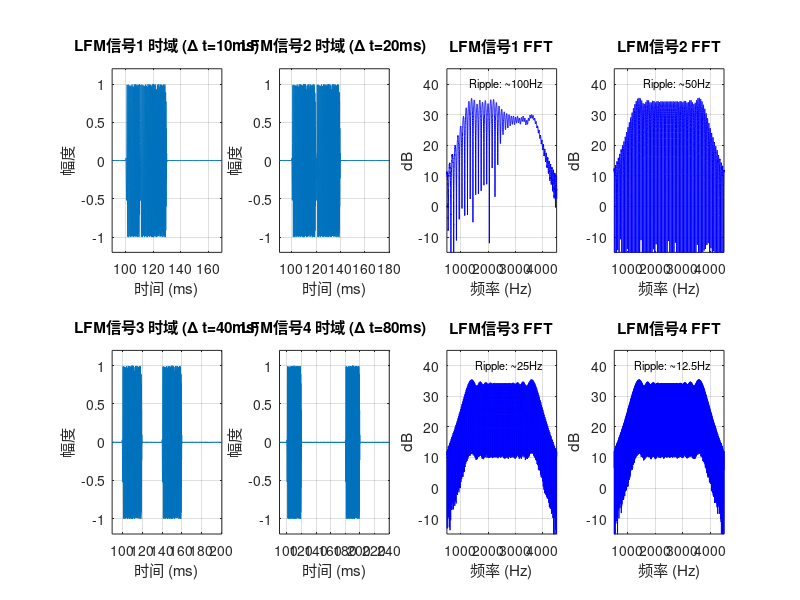
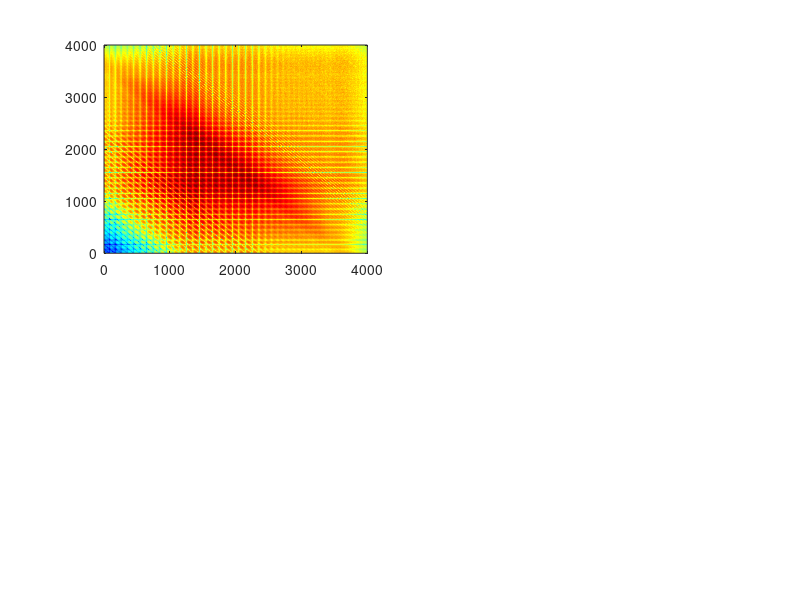

Here is the MATLAB script that generated these plots, in order: (Note: this script raises an error after producing the figures.)
%% LFM 信号综合分析：时域、FFT 与 真正的双谱 (低频基带版)
clear; clc; close all;

%%  1. 全局参数设置 (适配低频)
fs = 20e3;              % 采样率：20kHz 
T_total = 1.0;          % 总时长 (加长时长以获得更好的频率分辨率)
t = 0:1/fs:T_total-1/fs;% 时间轴

% LFM 信号参数 (1kHz -> 4kHz)
f_start = 1000;         
f_end   = 4000;         
T_pulse = 0.02;         % 脉宽：50ms (低频信号脉宽设长一点，特征更明显)
B = f_end - f_start;    % 带宽：3kHz
K = B / T_pulse;        % 调频斜率

% 定义 4 种时延间隔 (低频周期长，间隔需要设大一点才能看到条纹)
% 10ms, 20ms, 40ms, 80ms
gaps = [0.010, 0.020, 0.040, 0.080]; 
N_scenarios = length(gaps);

% 定义窗函数 (Tukey窗)
N_pulse_pts = round(T_pulse * fs);
win = tukeywin(N_pulse_pts, 0.1)'; 

% 预分配信号矩阵
signals = zeros(N_scenarios, length(t));

%%  2. 信号生成
fprintf('正在生成信号...\n');
for i = 1:N_scenarios
    gap = gaps(i);
    
    % --- 脉冲 1 (固定在 0.1s 处开始) ---
    t_p1 = 0.1; 
    idx1_start = round(t_p1 * fs) + 1;
    idx1_end = idx1_start + N_pulse_pts - 1;
    
    % 生成 LFM 波形
    t_local = (0:N_pulse_pts-1)/fs;
    chirp_wave = cos(2*pi*(f_start * t_local + 0.5 * K * t_local.^2));
    
    % 填入脉冲 1
    signals(i, idx1_start:idx1_end) = win .* chirp_wave;
    
    % --- 脉冲 2 (真正的时延逻辑) ---
    % 时延逻辑: t_start2 = t_start1 + gap
    t_p2 = t_p1 + gap;
    idx2_start = round(t_p2 * fs) + 1;
    idx2_end = idx2_start + N_pulse_pts - 1;
    
    if idx2_end <= length(t)
        signals(i, idx2_start:idx2_end) = win .* chirp_wave;
    end
    
    % 加一点微量噪声
    signals(i, :) = signals(i, :) + 0.001 * randn(size(t));
end

%% 3. Figure 1: 时域与 FFT 频谱 (2行4列布局)
fprintf('正在绘制 Figure 1...\n');
figure('Name', 'Figure 1: Time Domain (Left) & FFT Spectrum (Right)', 'Color','w', 'Position', [50, 50, 1400, 700]);

% 子图位置映射
wave_pos = [1, 2, 5, 6];
fft_pos  = [3, 4, 7, 8];

for i = 1:N_scenarios
    sig = signals(i, :);
    gap_ms = gaps(i) * 1000;
    
    % --- A. 时域波形 ---
    subplot(2, 4, wave_pos(i));
    plot(t*1000, sig);
    grid on;
    % 自动聚焦到波形区域
    xlim([90, 100 + gap_ms + 60]); 
    ylim([-1.2 1.2]);
    
    title(['LFM信号', num2str(i), ' 时域 (\Delta t=', num2str(gap_ms), 'ms)']);
    ylabel('幅度');
    xlabel('时间 (ms)');
    % if i > 2; xlabel('时间 (ms)'); end
    
    % --- B. FFT 频谱 ---
    subplot(2, 4, fft_pos(i));
    Nfft = length(sig); 
    Y = fft(sig);
    f_axis = (0:Nfft-1)*(fs/Nfft);
    
    % 只画 0 - 5kHz 范围
    f_idx_max = round(5000 / (fs/Nfft));
    
    Y_segment = abs(Y(1:f_idx_max));
    f_segment = f_axis(1:f_idx_max);
    
    % 对数刻度
    Y_dB = 20*log10(Y_segment + eps);
    
    plot(f_segment, Y_dB, 'b'); % x轴单位 Hz
    grid on;
    xlim([500 4500]); % 聚焦 0.5k - 4.5k
    ylim([-15 45]); 
    
    title(['LFM信号', num2str(i), ' FFT']);
    ylabel('dB');
    xlabel('频率 (Hz)')
    % if i > 2; xlabel('频率 (Hz)'); end
    
    % 标注波纹频率
    ripple_hz = 1/gaps(i);
    text(4000, 40, ['Ripple: ~' num2str(ripple_hz) 'Hz'], ...
        'HorizontalAlignment','right', 'FontSize', 8);
end

%% 4. Figure 2: 双谱分析 (含局部放大)

fprintf('正在计算并绘制 Figure 2 (带局部放大)... \n');
figure('Name', 'Figure 2: LFM True Bispectrum with Inset', 'Color','w', 'Position', [100, 50, 1000, 800]);

% 定义想要放大的“特写” (Zoom Region)
zoom_start = 1600;
zoom_end   = 1900;

for i = 1:N_scenarios
    sig = signals(i, :);
    gap = gaps(i);
    
    % 1. 计算双谱
    Nfft = length(sig);
    X = fft(sig);
    f_axis = (0:Nfft-1)*(fs/Nfft);
    
    f_roi_max = 4000;
    idx_max = find(f_axis <= f_roi_max, 1, 'last');
    
    step = 2; 
    roi_indices = 1 : step : idx_max;
    freq_roi = f_axis(roi_indices);
    
    [I, J] = meshgrid(roi_indices, roi_indices);
    K_indices = I + J - 1;
    mask_valid = K_indices <= ceil(Nfft/2);
    
    X_f1 = X(I);
    X_f2 = X(J);
    X_f3 = zeros(size(K_indices));
    X_f3(mask_valid) = X(K_indices(mask_valid));
    
    B_spec = X_f1 .* X_f2 .* conj(X_f3);
    B_dB = 20*log10(abs(B_spec) + eps);
    B_dB = B_dB - max(B_dB(:)); 
    
    % 2. 绘制主图 (Main Plot)
    h_main = subplot(2, 2, i); 
    imagesc(freq_roi, freq_roi, B_dB);
    axis xy; colormap jet; 
    
    clim([-40 0]); 
    xlim([1000 3000]); 
    ylim([1000 3000]);
    colorbar; 
    
    title(['LFM信号', num2str(i), ' 双谱 (\Delta t=', num2str(gap*1000), 'ms)']);
    xlabel('f_1 (Hz)'); ylabel('f_2 (Hz)');
    
    % 3. 绘制局部放大图 (Inset Plot) 
    
    % A. 获取主图在 Figure 中的位置 [left, bottom, width, height]
    % 注意：此时获取的位置是已经被 colorbar 挤压后的位置
    main_pos = get(h_main, 'Position');
    
    % B. 定义小图的大小和位置
    % 修改：稍微改小一点比例 (0.3)，防止太大
    inset_scale = 0.3; 
    inset_width  = main_pos(3) * inset_scale; 
    inset_height = main_pos(4) * inset_scale;
    
    % 修改：定义一个安全边距 (Margin)，防止贴着色柱
    margin_right = 0.08; % 距离右边界 8%
    margin_top   = 0.02; % 距离上边界 
    
    % 计算小图左下角坐标：
    % 左边 = 主图左边 + 主图宽 - 小图宽 - 右边距
    inset_left = main_pos(1) + main_pos(3) - inset_width - margin_right;
    % 下边 = 主图下边 + 主图高 - 小图高 - 上边距
    inset_bottom = main_pos(2) + main_pos(4) - inset_height - margin_top;
    
    % C. 新建坐标轴
    h_inset = axes('Position', [inset_left, inset_bottom, inset_width, inset_height]);
    
    % D. 重画数据
    imagesc(freq_roi, freq_roi, B_dB);
    axis xy; colormap jet; 
    clim([-40 0]);         
    
    % E. 锁定放大区域
    xlim([zoom_start zoom_end]);
    ylim([zoom_start zoom_end]);
    
    % F. 美化小图 (关键修改：显示刻度)
    box on; 
    % 设置坐标轴颜色为白色(在深蓝背景下可见)
    set(gca, 'XColor', 'w', 'YColor', 'w');
    
    % 如果觉得刻度数字挡住了图，可以把刻度标签放在上面/右边，或者保持默认
    set(gca, 'XAxisLocation', 'top', 'YAxisLocation', 'right'); 
    
    % % 加个半透明标题说明
    % title('Zoom','Color', 'w', 'FontSize', 8, 'FontWeight', 'bold');
    text(0.5, -0.01, 'Zoom Region', ...
        'Units', 'normalized', ...           % 使用相对坐标(0-1)
        'HorizontalAlignment', 'center', ... % 水平居中
        'VerticalAlignment', 'top', ...      % 文字顶端对齐坐标点
        'Color', 'w', ...
        'FontSize', 8, ...
        'FontWeight', 'bold');
end

